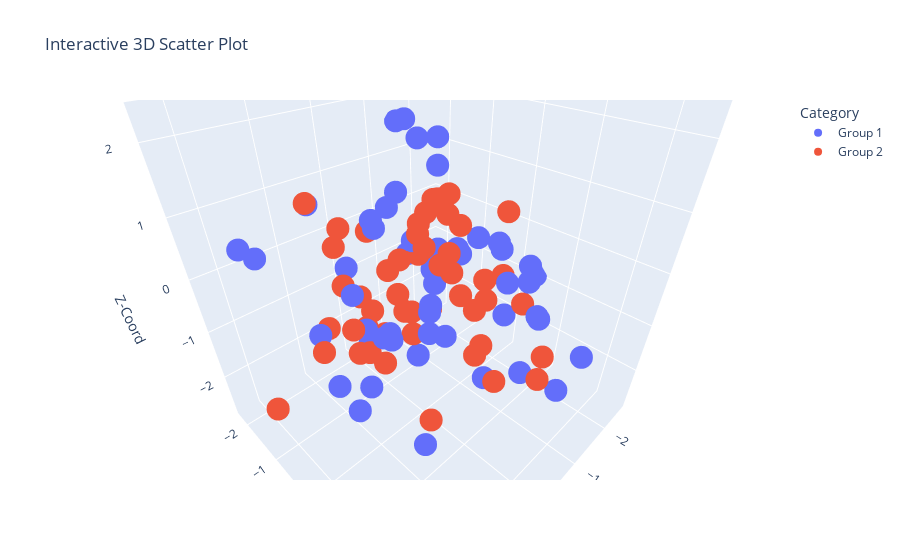

Notebook code cell kept with this figure:
### Markdown cell above
### Practical Q13. Create a 3D scatter plot using Plotly.

### Code cell
import plotly.express as px
import pandas as pd
import numpy as np

# Step 1: Generate sample 3D data
np.random.seed(0)
n_points = 100
x = np.random.randn(n_points)
y = np.random.randn(n_points)
z = np.random.randn(n_points)
# Add a categorical variable for color
category = np.random.choice(['Group 1', 'Group 2'], n_points)

# Create a DataFrame
df = pd.DataFrame({'X-Coord': x, 'Y-Coord': y, 'Z-Coord': z, 'Category': category})

# Step 2: Create the 3D scatter plot using Plotly Express
# px.scatter_3d is used for this purpose
# We map the DataFrame columns to the x, y, and z axes
fig = px.scatter_3d(df,
                    x='X-Coord',
                    y='Y-Coord',
                    z='Z-Coord',
                    color='Category',  # Color points by the 'Category' column
                    title="Interactive 3D Scatter Plot")

# Step 3: Show the plot
# You can rotate, pan, and zoom this plot with your mouse
fig.show()

### Figure 1 — Plotly figure (JSON) as saved in the notebook; plotly's stock layout.template omitted (floating-point values rounded to 4 significant figures)
{"data": [{"hovertemplate": "Category=Group 1<br>X-Coord=%{x}<br>Y-Coord=%{y}<br>Z-Coord=%{z}<extra></extra>", "legendgroup": "Group 1", "marker": {"color": "#636efa", "symbol": "circle"}, "mode": "markers", "name": "Group 1", "scene": "scene", "showlegend": true, "type": "scatter3d", "x": [1.764, 0.4002, 1.868, -0.9773, 0.9501, -0.1032, 0.144, 1.454, 0.1217, 0.4439, 0.3337, 0.3131, -0.8541, -2.553, 0.8644, -0.7422, -1.454, -0.1872, 1.533, 0.3782, -0.8878, 1.23, 1.202, -0.3873, -0.3023, -1.049, -1.706, 1.951, -0.5097, -0.4381, -1.253, -0.5108, -1.181, -0.8131, -1.726, 0.1774, 0.05195, 0.7291, 1.139, -0.3116, 0.05617, -1.165, 0.9008, -1.536, 1.488, 1.896, 1.179, 0.2083, 0.3564, 0.7066], "y": [1.883, -1.348, -1.173, 1.944, -0.4136, 1.923, 1.868, 0.906, 1.91, -0.268, 0.8025, 0.6141, 0.9222, 0.3764, 0.2982, 1.326, -0.1496, 1.849, 0.6723, 0.5392, -0.6743, 0.5766, -0.2083, 0.396, -1.093, -1.491, 0.1667, 0.635, 2.383, 0.9445, -0.9128, -0.7448, -0.8264, 0.9494, 0.08755, -1.225, 0.3169, 0.9209, 0.8568, -0.4555, 0.01748, -0.354, -1.375, -2.223, 0.6252, -1.602, -1.104, -0.03928, 0.5233, -0.1715], "z": [-0.3692, -0.2394, 0.6401, -1.617, -0.02433, 0.2799, 0.9102, 0.3172, -0.4664, -0.9444, -0.41, 2.259, -0.04226, -0.9559, -0.4636, 0.4815, 0.06326, 0.2322, -0.5973, -0.4933, -0.5429, 1.494, -2.07, 0.4263, 0.6769, -0.6374, -0.1329, -0.2978, -0.309, -1.676, 1.152, 0.142, -0.3193, -0.5963, -0.05257, -1.936, 0.0974, 0.399, 1.956, -2.031, 2.064, -0.1105, 1.02, 1.536, 0.2863, 0.6088, -1.045, 2.304, -0.1359, 1.137]}, {"hovertemplate": "Category=Group 2<br>X-Coord=%{x}<br>Y-Coord=%{y}<br>Z-Coord=%{z}<extra></extra>", "legendgroup": "Group 2", "marker": {"color": "#EF553B", "symbol": "circle"}, "mode": "markers", "name": "Group 2", "scene": "scene", "showlegend": true, "type": "scatter3d", "x": [0.9787, 2.241, -0.1514, 0.4106, 0.761, 1.494, -0.2052, 0.6536, 2.27, 0.04576, 1.469, 0.1549, -1.981, -0.3479, 0.1563, -1.42, 0.7775, -1.614, -0.2127, -0.8955, 0.3869, -0.02818, 0.4283, 0.06652, 0.3025, -0.6343, -0.3627, -0.6725, -0.3596, -0.4018, -1.63, 0.4628, -0.9073, 0.129, -1.235, 0.4023, -0.6848, -0.8708, -0.5788, 0.4657, -0.1799, -1.071, 1.054, -0.4032, 1.222, 0.9766, 0.0105, 1.786, 0.1269, 0.402], "y": [-1.27, 0.9694, -0.7475, 1.481, -0.8612, 0.9473, -0.155, -1.099, -0.6946, -0.4352, 0.4075, -0.7699, 0.03183, -0.6358, 0.6764, 0.4394, 1.117, -1.316, -0.4616, -0.06824, 1.713, -0.09845, -0.6635, 1.127, -1.08, -1.147, -0.4378, -0.498, 1.93, 0.8444, -1.0, -1.545, 1.188, 0.3187, -0.651, -1.034, 0.6816, -0.8034, -0.6895, -0.6436, 0.05217, -0.7396, 1.543, -1.293, 0.2671, -1.168, 0.7718, 0.8235, 2.163, 1.337], "z": [1.1, 0.6553, -0.738, -0.09815, 0.7863, -0.01702, 0.3792, -0.346, -1.541, 0.1565, -0.2379, -1.424, 0.4161, -1.156, 0.7812, -0.3973, 1.08, -0.8134, -1.466, 0.5211, -0.5758, 0.6915, 0.6947, -0.7256, -1.383, -1.583, 0.6104, -1.189, -0.5068, 0.1888, 0.5239, 0.08842, -0.3109, -2.773, 0.3901, -0.6524, -0.391, 0.4937, -0.1161, -0.692, 1.211, 0.6898, 1.302, -0.6281, -0.481, -1.06, 0.09772, 0.583, -0.3994, 0.3701]}], "layout": {"autosize": true, "legend": {"title": {"text": "Category"}, "tracegroupgap": 0}, "scene": {"aspectmode": "auto", "aspectratio": {"x": 0.9982, "y": 0.9534, "z": 1.051}, "camera": {"center": {"x": 0, "y": 0, "z": 0}, "eye": {"x": 0.775, "y": 0.775, "z": 0.775}, "projection": {"type": "perspective"}, "up": {"x": 0, "y": 0, "z": 1}}, "domain": {"x": [0, 1], "y": [0, 1]}, "xaxis": {"title": {"text": "X-Coord"}, "type": "linear"}, "yaxis": {"title": {"text": "Y-Coord"}, "type": "linear"}, "zaxis": {"title": {"text": "Z-Coord"}, "type": "linear"}}, "title": {"text": "Interactive 3D Scatter Plot"}}}
